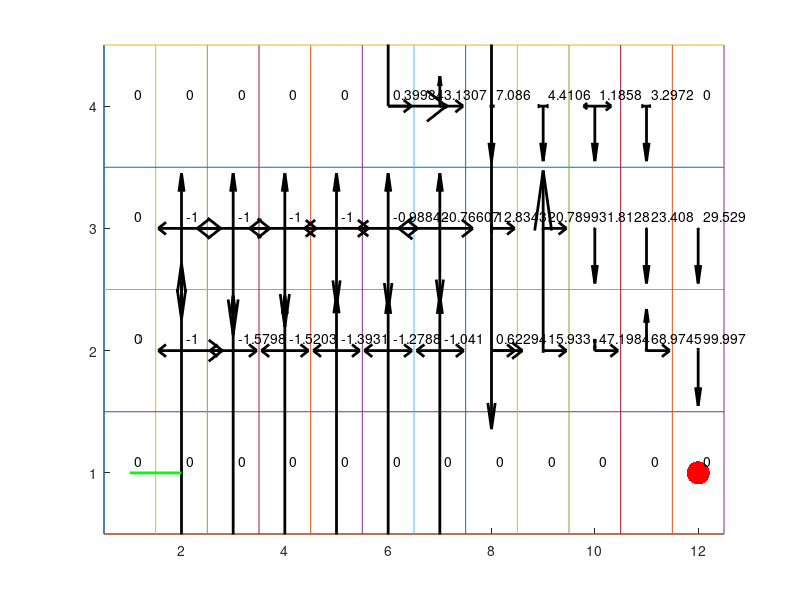
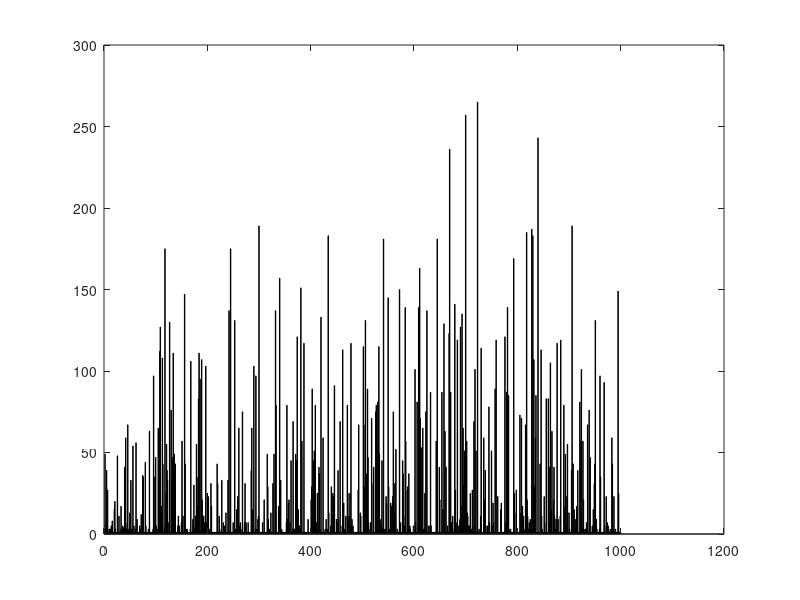

The MATLAB source for these figures, in order:

close all
clear all
clc

showAnim=0;

a=0.1; %alpha
g=0.7; %gamma

epsilon=0.1;

n_episodes=1000;

w = 12; % grid size width
h = 4;  % grid size height

G = [12 1]; %goal (terminal state)
C = [2 1; 3 1; 4 1; 5 1; 6 1; 7 1; 8 1; 9 1; 10 1; 11 1]; %cliff (terminal states)

R=zeros(w,h);
for i=1:w
    for j=1:h
        R(i,j)=-1;
    end
end
for i=1:length(C)
    R(C(i, 1), C(i, 2)) = -100;
end
R(G(1),G(2))=100;
Q=zeros(w,h,4);% 4 = the four directions you can move in (movedir)

move_to=[0 1; 0 -1; -1 0; 1 0];

E=linspace(epsilon,0,n_episodes);

for episode=1:n_episodes

    s=[];
    s(1,:)=[1 1];
    
    %epsilon=E(episode);
    
    if showAnim==1
        figure(1)
        cla
        axis([0.5 w+0.5 0.5 h+0.5])
        hold on
        for i=1:w+h
            plot([i-0.5 i-0.5],[0.5 h+0.5]);
            plot([0.5 w+0.5],[i-0.5 i-0.5]);
        end;
        plot(s(1,1),s(1,2),'g.','markersize',50);
        plot(G(1,1),G(1,2),'r.','markersize',50);
        for i1=1:w
            for i2=1:h
                str=num2str(max(Q(i1,i2,:)));
                text(i1+0.1,i2+0.1,str);
                quiver([i1 i1 i1 i1],[i2 i2 i2 i2],0.5*[0 0 -Q(i1,i2,3) Q(i1,i2,4)]/max(Q(i1,i2,:)),0.5*[Q(i1,i2,1) -Q(i1,i2,2) 0 0]/max(Q(i1,i2,:)),'k','linewidth',2);
            end;
        end;
    end;

    
    t=1;
    running = true;
    while running
        
        if rand<epsilon
            rn=randperm(4);%random move - four directions
            s(t+1,:)=s(t,:)+move_to(rn(1),:);
        else
            if  max(Q(s(t,1),s(t,2),:))==0
                rn=randperm(4);%random move - four directions
                s(t+1,:)=s(t,:)+move_to(rn(1),:);
            else
                [Y,I]=max(Q(s(t,1),s(t,2),:));
                s(t+1,:)=s(t,:)+move_to(I,:);
            end;
        end;
        
        if s(t+1,1)<1 || s(t+1,1)>w || s(t+1,2)<1 || s(t+1,2)>h
            s(t+1,:)=s(t,:);
        else
            
            dmov=s(t+1,:)-s(t,:);
            if dmov(1)==0 && dmov(2)==1
                movdir=1;
            elseif dmov(1)==0 && dmov(2)==-1
                movdir=2;
            elseif dmov(1)==-1 && dmov(2)==0
                movdir=3;
            elseif dmov(1)==1 && dmov(2)==0
                movdir=4;
            else
                movdir=0;
            end;
            
            if movdir~=0               
                Q(s(t,1),s(t,2),movdir)=Q(s(t,1),s(t,2),movdir) + a*(R(s(t+1,1),s(t+1,2))+g*max(Q(s(t+1,1),s(t+1,2),:))-Q(s(t,1),s(t,2),movdir));
            end;
            
            if showAnim==1
                figure(1)
                cla
                axis([0.5 w+0.5 0.5 h+0.5])
                hold on
                for i=1:w+h
                    plot([i-0.5 i-0.5],[0.5 h+0.5]);
                    plot([0.5 w+0.5],[i-0.5 i-0.5]);
                end;
                plot(G(1,1),G(1,2),'r.','markersize',50);
                plot(s(t+1,1),s(t+1,2),'g.','markersize',50);
                
                for i1=1:w
                    for i2=1:h
                        str=num2str(max(Q(i1,i2,:)));
                        text(i1+0.1,i2+0.1,str);
                        quiver([i1 i1 i1 i1],[i2 i2 i2 i2],0.5*[0 0 -Q(i1,i2,3) Q(i1,i2,4)]/max(Q(i1,i2,:)),0.5*[Q(i1,i2,1) -Q(i1,i2,2) 0 0]/max(Q(i1,i2,:)),'k','linewidth',2);
                    end;
                end;
            end;
            %pause(0.001)
            
            for i=1:length(C)
                if sum(abs(s(t+1,:) - C(i,:))) == 0 % fell off cliff
                    disp("fell off cliff");
                    PL(episode)=t;
                    %break;
                    running = false;
                end
            end
            if sum(abs(s(t+1,:) - G)) == 0 % reached goal
                PL(episode)=t;
                %break;
                running = false;
            else
                t=t+1;
            end;
        end;

    end;
    %episode
end;

if showAnim==0
    figure
    axis([0.5 w+0.5 0.5 h+0.5])
    hold on
    for i=1:w+h
        plot([i-0.5 i-0.5],[0.5 h+0.5]);
        plot([0.5 w+0.5],[i-0.5 i-0.5]);
    end;
    plot(G(1,1),G(1,2),'r.','markersize',50);
    for i1=1:w
        for i2=1:h
            str=num2str(max(Q(i1,i2,:)));
            text(i1+0.1,i2+0.1,str);
            quiver([i1 i1 i1 i1],[i2 i2 i2 i2],0.5*[0 0 -Q(i1,i2,3) Q(i1,i2,4)]/max(Q(i1,i2,:)),0.5*[Q(i1,i2,1) -Q(i1,i2,2) 0 0]/max(Q(i1,i2,:)),'k','linewidth',2);
        end;
    end;
end;

figure(1)
plot(s(:,1),s(:,2),'g','linewidth',2)

figure
bar(PL)
